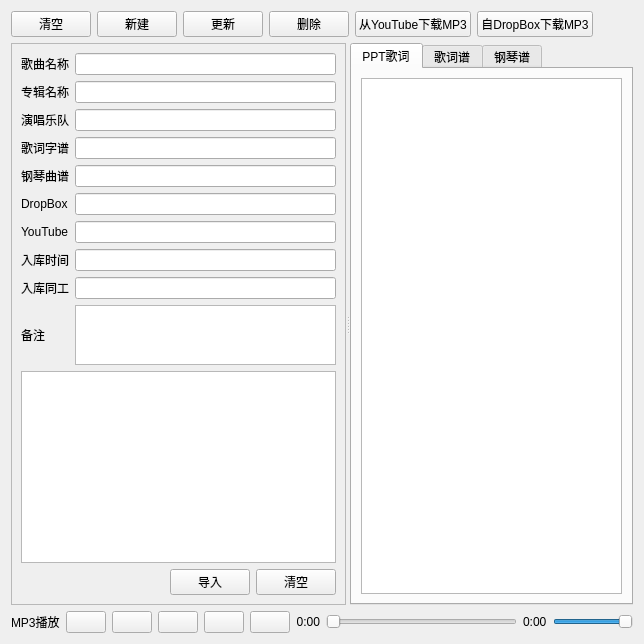
               <widget class="QWidget" name="tab_16">
                <attribute name="title">
                 <string>赞美诗集</string>
                </attribute>
                <layout class="QVBoxLayout" name="verticalLayout_15">
                 <item>
                  <layout class="QHBoxLayout" name="horizontalLayout_27">
                   <item>
                    <widget class="QPushButton" name="pushButton_clear_field">
                     <property name="text">
                      <string>清空</string>
                     </property>
                    </widget>
                   </item>
                   <item>
                    <widget class="QPushButton" name="pushButton_add_hymn">
                     <property name="text">
                      <string>新建</string>
                     </property>
                    </widget>
                   </item>
                   <item>
                    <widget class="QPushButton" name="pushButton_update_hymn">
                     <property name="text">
                      <string>更新</string>
                     </property>
                    </widget>
                   </item>
                   <item>
                    <widget class="QPushButton" name="pushButton_delete_hymn">
                     <property name="text">
                      <string>删除</string>
                     </property>
                    </widget>
                   </item>
                   <item>
                    <widget class="QPushButton" name="pushButton_download_from_youtube">
                     <property name="text">
                      <string>从YouTube下载MP3</string>
                     </property>
                    </widget>
                   </item>
                   <item>
                    <widget class="QPushButton" name="pushButton_download_from_dropbox">
                     <property name="text">
                      <string>自DropBox下载MP3</string>
                     </property>
                    </widget>
                   </item>
                   <item>
                    <spacer name="horizontalSpacer_13">
                     <property name="orientation">
                      <enum>Qt::Horizontal</enum>
                     </property>
                     <property name="sizeHint" stdset="0">
                      <size>
                       <width>40</width>
                       <height>20</height>
                      </size>
                     </property>
                    </spacer>
                   </item>
                  </layout>
                 </item>
                 <item>
                  <widget class="QSplitter" name="splitter_9">
                   <property name="orientation">
                    <enum>Qt::Horizontal</enum>
                   </property>
                   <widget class="QFrame" name="frame_song_info">
                    <property name="sizePolicy">
                     <sizepolicy hsizetype="Preferred" vsizetype="Preferred">
                      <horstretch>0</horstretch>
                      <verstretch>0</verstretch>
                     </sizepolicy>
                    </property>
                    <property name="maximumSize">
                     <size>
                      <width>500</width>
                      <height>16777215</height>
                     </size>
                    </property>
                    <property name="frameShape">
                     <enum>QFrame::StyledPanel</enum>
                    </property>
                    <property name="frameShadow">
                     <enum>QFrame::Raised</enum>
                    </property>
                    <layout class="QVBoxLayout" name="verticalLayout_28">
                     <item>
                      <layout class="QGridLayout" name="gridLayout_10">
                       <item row="3" column="2">
                        <widget class="QLineEdit" name="lineEdit_script_text_note"/>
                       </item>
                       <item row="2" column="2">
                        <widget class="QLineEdit" name="lineEdit_band_note"/>
                       </item>
                       <item row="0" column="2">
                        <widget class="QLineEdit" name="lineEdit_hymn_name_note"/>
                       </item>
                       <item row="5" column="2">
                        <widget class="QLineEdit" name="lineEdit_mp3_dropbox_note"/>
                       </item>
                       <item row="4" column="0">
                        <widget class="QLabel" name="label_123">
                         <property name="text">
                          <string>钢琴曲谱</string>
                         </property>
                        </widget>
                       </item>
                       <item row="5" column="0">
                        <widget class="QLabel" name="label_124">
                         <property name="text">
                          <string>DropBox</string>
                         </property>
                        </widget>
                       </item>
                       <item row="4" column="2">
                        <widget class="QLineEdit" name="lineEdit_script_piano_note"/>
                       </item>
                       <item row="1" column="0">
                        <widget class="QLabel" name="label_120">
                         <property name="text">
                          <string>专辑名称</string>
                         </property>
                        </widget>
                       </item>
                       <item row="3" column="0">
                        <widget class="QLabel" name="label_122">
                         <property name="text">
                          <string>歌词字谱</string>
                         </property>
                        </widget>
                       </item>
                       <item row="2" column="0">
                        <widget class="QLabel" name="label_121">
                         <property name="text">
                          <string>演唱乐队</string>
                         </property>
                        </widget>
                       </item>
                       <item row="9" column="2">
                        <widget class="QTextEdit" name="textEdit_note_hymn_note">
                         <property name="maximumSize">
                          <size>
                           <width>16777215</width>
                           <height>60</height>
                          </size>
                         </property>
                        </widget>
                       </item>
                       <item row="7" column="0">
                        <widget class="QLabel" name="label_126">
                         <property name="text">
                          <string>入库时间</string>
                         </property>
                        </widget>
                       </item>
                       <item row="1" column="2">
                        <widget class="QLineEdit" name="lineEdit_album_note"/>
                       </item>
                       <item row="8" column="2">
                        <widget class="QLineEdit" name="lineEdit_worker_note"/>
                       </item>
                       <item row="0" column="0">
                        <widget class="QLabel" name="label_113">
                         <property name="text">
                          <string>歌曲名称</string>
                         </property>
                        </widget>
                       </item>
                       <item row="9" column="0">
                        <widget class="QLabel" name="label_125">
                         <property name="text">
                          <string>备注</string>
                         </property>
                        </widget>
                       </item>
                       <item row="7" column="2">
                        <widget class="QLineEdit" name="lineEdit_archived_date_note"/>
                       </item>
                       <item row="8" column="0">
                        <widget class="QLabel" name="label_128">
                         <property name="text">
                          <string>入库同工</string>
                         </property>
                        </widget>
                       </item>
                       <item row="6" column="0">
                        <widget class="QLabel" name="label_127">
                         <property name="text">
                          <string>YouTube</string>
                         </property>
                        </widget>
                       </item>
                       <item row="6" column="2">
                        <widget class="QLineEdit" name="lineEdit_youtube_note"/>
                       </item>
                      </layout>
                     </item>
                     <item>
                      <widget class="QListView" name="playlistView"/>
                     </item>
                     <item>
                      <layout class="QHBoxLayout" name="horizontalLayout_32">
                       <item>
                        <spacer name="horizontalSpacer_14">
                         <property name="orientation">
                          <enum>Qt::Horizontal</enum>
                         </property>
                         <property name="sizeHint" stdset="0">
                          <size>
                           <width>40</width>
                           <height>20</height>
                          </size>
                         </property>
                        </spacer>
                       </item>
                       <item>
                        <widget class="QPushButton" name="pushButton_load_file">
                         <property name="text">
                          <string>导入</string>
                         </property>
                        </widget>
                       </item>
                       <item>
                        <widget class="QPushButton" name="pushButton_empty">
                         <property name="text">
                          <string>清空</string>
                         </property>
                        </widget>
                       </item>
                      </layout>
                     </item>
                    </layout>
                   </widget>
                   <widget class="QTabWidget" name="tabWidget_song">
                    <property name="currentIndex">
                     <number>0</number>
                    </property>
                    <widget class="QWidget" name="tab_19">
                     <attribute name="title">
                      <string>PPT歌词</string>
                     </attribute>
                     <layout class="QHBoxLayout" name="horizontalLayout_29">
                      <item>
                       <widget class="QTextEdit" name="textEdit_script_ppt_note"/>
                      </item>
                     </layout>
                    </widget>
                    <widget class="QWidget" name="tab_17">
                     <attribute name="title">
                      <string>歌词谱</string>
                     </attribute>
                     <layout class="QHBoxLayout" name="horizontalLayout_30">
                      <item>
                       <widget class="QTextEdit" name="textEdit_script_text_note"/>
                      </item>
                     </layout>
                    </widget>
                    <widget class="QWidget" name="tab_18">
                     <attribute name="title">
                      <string>钢琴谱</string>
                     </attribute>
                     <layout class="QHBoxLayout" name="horizontalLayout_31">
                      <item>
                       <widget class="QWidget" name="widget_script_piano" native="true">
                        <property name="sizePolicy">
                         <sizepolicy hsizetype="Expanding" vsizetype="Expanding">
                          <horstretch>0</horstretch>
                          <verstretch>0</verstretch>
                         </sizepolicy>
                        </property>
                       </widget>
                      </item>
                     </layout>
                    </widget>
                   </widget>
                  </widget>
                 </item>
                 <item>
                  <layout class="QHBoxLayout" name="horizontalLayout_28">
                   <item>
                    <widget class="QLabel" name="label_130">
                     <property name="text">
                      <string>MP3播放</string>
                     </property>
                    </widget>
                   </item>
                   <item>
                    <widget class="QPushButton" name="previousButton">
                     <property name="sizePolicy">
                      <sizepolicy hsizetype="Fixed" vsizetype="Fixed">
                       <horstretch>0</horstretch>
                       <verstretch>0</verstretch>
                      </sizepolicy>
                     </property>
                     <property name="maximumSize">
                      <size>
                       <width>50</width>
                       <height>16777215</height>
                      </size>
                     </property>
                     <property name="text">
                      <string/>
                     </property>
                     <property name="icon">
                      <iconset>
                       <normaloff>../resources/icons/control-skip-180.png</normaloff>../resources/icons/control-skip-180.png</iconset>
                     </property>
                    </widget>
                   </item>
                   <item>
                    <widget class="QPushButton" name="playButton">
                     <property name="maximumSize">
                      <size>
                       <width>50</width>
                       <height>16777215</height>
                      </size>
                     </property>
                     <property name="text">
                      <string/>
                     </property>
                     <property name="icon">
                      <iconset>
                       <normaloff>../resources/icons/control.png</normaloff>../resources/icons/control.png</iconset>
                     </property>
                    </widget>
                   </item>
                   <item>
                    <widget class="QPushButton" name="pauseButton">
                     <property name="maximumSize">
                      <size>
                       <width>50</width>
                       <height>16777215</height>
                      </size>
                     </property>
                     <property name="text">
                      <string/>
                     </property>
                     <property name="icon">
                      <iconset>
                       <normaloff>../resources/icons/control-pause.png</normaloff>../resources/icons/control-pause.png</iconset>
                     </property>
                    </widget>
                   </item>
                   <item>
                    <widget class="QPushButton" name="stopButton">
                     <property name="maximumSize">
                      <size>
                       <width>50</width>
                       <height>16777215</height>
                      </size>
                     </property>
                     <property name="text">
                      <string/>
                     </property>
                     <property name="icon">
                      <iconset>
                       <normaloff>../resources/icons/control-stop-square.png</normaloff>../resources/icons/control-stop-square.png</iconset>
                     </property>
                    </widget>
                   </item>
                   <item>
                    <widget class="QPushButton" name="nextButton">
                     <property name="maximumSize">
                      <size>
                       <width>50</width>
                       <height>16777215</height>
                      </size>
                     </property>
                     <property name="text">
                      <string/>
                     </property>
                     <property name="icon">
                      <iconset>
                       <normaloff>../resources/icons/control-skip.png</normaloff>../resources/icons/control-skip.png</iconset>
                     </property>
                    </widget>
                   </item>
                   <item>
                    <widget class="QLabel" name="currentTimeLabel">
                     <property name="sizePolicy">
                      <sizepolicy hsizetype="Fixed" vsizetype="Preferred">
                       <horstretch>0</horstretch>
                       <verstretch>0</verstretch>
                      </sizepolicy>
                     </property>
                     <property name="minimumSize">
                      <size>
                       <width>0</width>
                       <height>0</height>
                      </size>
                     </property>
                     <property name="maximumSize">
                      <size>
                       <width>100</width>
                       <height>16777215</height>
                      </size>
                     </property>
                     <property name="text">
                      <string>0:00</string>
                     </property>
                     <property name="alignment">
                      <set>Qt::AlignRight|Qt::AlignTrailing|Qt::AlignVCenter</set>
                     </property>
                    </widget>
                   </item>
                   <item>
                    <widget class="QSlider" name="timeSlider">
                     <property name="orientation">
                      <enum>Qt::Horizontal</enum>
                     </property>
                    </widget>
                   </item>
                   <item>
                    <widget class="QLabel" name="totalTimeLabel">
                     <property name="minimumSize">
                      <size>
                       <width>0</width>
                       <height>0</height>
                      </size>
                     </property>
                     <property name="maximumSize">
                      <size>
                       <width>100</width>
                       <height>16777215</height>
                      </size>
                     </property>
                     <property name="text">
                      <string>0:00</string>
                     </property>
                     <property name="alignment">
                      <set>Qt::AlignLeading|Qt::AlignLeft|Qt::AlignVCenter</set>
                     </property>
                    </widget>
                   </item>
                   <item>
                    <widget class="QSlider" name="volumeSlider">
                     <property name="maximumSize">
                      <size>
                       <width>80</width>
                       <height>16777215</height>
                      </size>
                     </property>
                     <property name="maximum">
                      <number>100</number>
                     </property>
                     <property name="value">
                      <number>100</number>
                     </property>
                     <property name="orientation">
                      <enum>Qt::Horizontal</enum>
                     </property>
                    </widget>
                   </item>
                  </layout>
                 </item>
                </layout>
               </widget>
